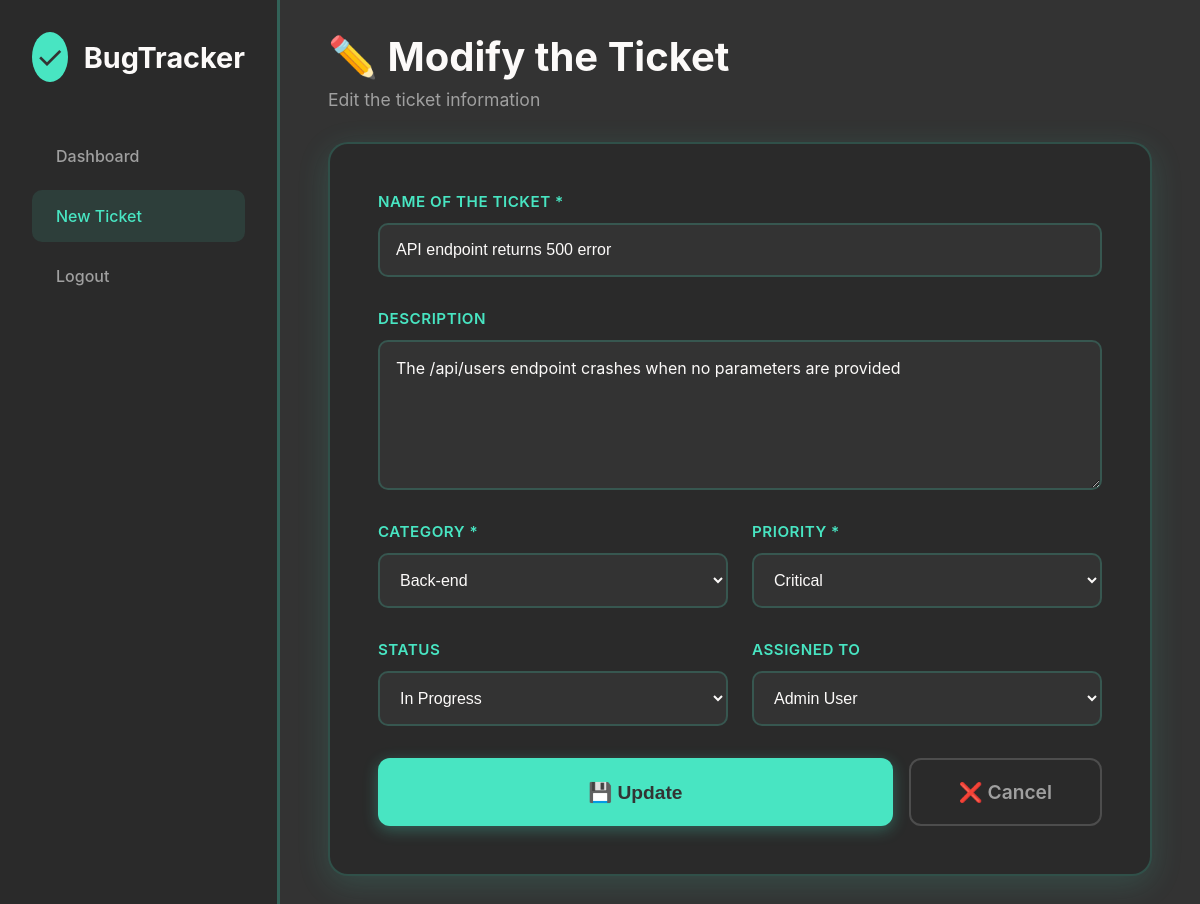
Screenshot of /new_ticket.php?id=2 (signed in) with the database file from the repository.
### tables this page shows
CREATE TABLE tickets (
    id INT AUTO_INCREMENT PRIMARY KEY,
    title VARCHAR(200) NOT NULL,
    description TEXT,
    category_id INT NOT NULL,
    status ENUM('Open', 'In Progress', 'Closed') DEFAULT 'Open',
    priority ENUM('Low', 'Medium', 'High', 'Critical') DEFAULT 'Medium',
    created_by INT NOT NULL,
    assigned_to INT NULL,
    created_at TIMESTAMP DEFAULT CURRENT_TIMESTAMP,
    resolved_at TIMESTAMP NULL,
    updated_at TIMESTAMP DEFAULT CURRENT_TIMESTAMP ON UPDATE CURRENT_TIMESTAMP,
    FOREIGN KEY (category_id) REFERENCES categories(id) ON DELETE RESTRICT,
    FOREIGN KEY (created_by) REFERENCES users(id) ON DELETE CASCADE,
    FOREIGN KEY (assigned_to) REFERENCES users(id) ON DELETE SET NULL,
    INDEX idx_status (status),
    INDEX idx_created_by (created_by),
    INDEX idx_category (category_id)
);

CREATE TABLE categories (
    id INT AUTO_INCREMENT PRIMARY KEY,
    name VARCHAR(50) NOT NULL UNIQUE,
    created_at TIMESTAMP DEFAULT CURRENT_TIMESTAMP
);

CREATE TABLE users (
    id INT AUTO_INCREMENT PRIMARY KEY,
    name VARCHAR(100) NOT NULL,
    email VARCHAR(150) NOT NULL UNIQUE,
    password VARCHAR(255) NOT NULL,
    created_at TIMESTAMP DEFAULT CURRENT_TIMESTAMP,
    INDEX idx_email (email)
);

### config/database.php (called while the page is built, shortened)
<?php
function getTicketById($pdo, $id) {
    $stmt = $pdo->prepare("
        SELECT
            t.*,
            u.name as creator_name,
            a.name as assigned_name,
            c.name as category_name
        FROM tickets t
        JOIN users u ON t.created_by = u.id
        LEFT JOIN users a ON t.assigned_to = a.id
        JOIN categories c ON t.category_id = c.id
        WHERE t.id = ?
    ");
    $stmt->execute([$id]);
    return $stmt->fetch();
}
function getAllCategories($pdo) {
    $stmt = $pdo->query("SELECT * FROM categories ORDER BY name");
    return $stmt->fetchAll();
}
function getAllUsers($pdo) {
    $stmt = $pdo->query("SELECT id, name, email FROM users ORDER BY name");
    return $stmt->fetchAll();
}
?>

### new_ticket.php (the view, shortened to what this page needs)
<?php
require_once 'config/database.php';
$pdo = getDBConnection();
$categories = getAllCategories($pdo);
$users = getAllUsers($pdo);
$isEdit = false;
$ticket = null;
if (isset($_GET['id'])) {
    $isEdit = true;
    $ticket = getTicketById($pdo, $_GET['id']);
}
?>
<!DOCTYPE html>
<html lang="fr">
<head>
    <link rel="stylesheet" href="style/new_ticket.css">
</head>
<body>
    <div class="container">
        <aside class="sidebar">
            <div class="logo">
                <div class="logo-icon">✓</div>
                <span class="logo-text">BugTracker</span>
            </div>
            <nav>
                <ul class="nav-menu">
                    <li class="nav-item">
                        <a href="dashboard.php" class="nav-link">Dashboard</a>
                    </li>
                    <li class="nav-item">
                        <a href="new_ticket.php" class="nav-link active">New Ticket</a>
                    </li>
                    <li class="nav-item">
                        <a href="?logout=1" class="nav-link">Logout</a>
                    </li>
                </ul>
            </nav>
        </aside>
        <main class="main-content">
            <div class="page-header">
                <h1 class="page-title">
                    <?php echo $isEdit ? '✏️ Modify the Ticket' : '➕ New Ticket'; ?>
                </h1>
                <p class="page-subtitle">
                    <?php echo $isEdit ? 'Edit the ticket information' : 'Fill in the information to create a new ticket'; ?>
                </p>
            </div>
            <div class="form-card">
                <form method="POST" action="">
                    <div class="form-grid">
                        <div class="form-group full-width">
                            <label for="title">Name of the  Ticket *</label>
                            <input
                                type="text"
                                id="title"
                                name="title"
                                placeholder="Example: Login button not responding"
                                value="<?php echo htmlspecialchars($isEdit ? $ticket['title'] : ($_POST['title'] ?? '')); ?>"
                                required
                            >
                        </div>
                        <div class="form-group full-width">
                            <label for="description">Description</label>
                            <textarea
                                id="description"
                                name="description"
                                placeholder="Describe the bug in  detail..."
                            ><?php echo htmlspecialchars($isEdit ? $ticket['description'] : ($_POST['description'] ?? '')); ?></textarea>
                        </div>
                        <div class="form-row">
                            <div class="form-group">
                                <label for="category_id">Category *</label>
                                <select id="category_id" name="category_id" required>
                                    <?php foreach ($categories as $cat): ?>
                                        <option value="<?php echo $cat['id']; ?>"
                                            <?php echo ($isEdit && $ticket['category_id'] == $cat['id']) || (!$isEdit && ($_POST['category_id'] ?? '') == $cat['id']) ? 'selected' : ''; ?>>
                                            <?php echo htmlspecialchars($cat['name']); ?>
                                        </option>
                                    <?php endforeach; ?>
                                </select>
                            </div>
                            <div class="form-group">
                                <label for="priority">Priority *</label>
                                <select id="priority" name="priority" required>
                                    <?php
                                    $priorities = ['Low', 'Medium', 'High', 'Critical'];
                                    $priorityLabels = ['Low' => 'Low', 'Medium' => 'Medium', 'High' => 'High', 'Critical' => 'Critical'];
                                    foreach ($priorities as $p):
                                    ?>
                                        <option value="<?php echo $p; ?>"
                                            <?php echo ($isEdit && $ticket['priority'] == $p) || (!$isEdit && ($_POST['priority'] ?? '') == $p) ? 'selected' : ''; ?>>
                                            <?php echo $priorityLabels[$p]; ?>
                                        </option>
                                    <?php endforeach; ?>
                                </select>
                            </div>
                        </div>
                        <div class="form-row">
                            <div class="form-group">
                                <label for="status">Status</label>
                                <select id="status" name="status">
                                    <?php
                                    $statuses = ['Open' => 'Open', 'In Progress' => 'In Progress', 'Closed' => 'Closed'];
                                    foreach ($statuses as $value => $label):
                                    ?>
                                        <option value="<?php echo $value; ?>"
                                            <?php echo ($isEdit && $ticket['status'] == $value) || (!$isEdit && ($_POST['status'] ?? 'Open') == $value) ? 'selected' : ''; ?>>
                                            <?php echo $label; ?>
                                        </option>
                                    <?php endforeach; ?>
                                </select>
                            </div>
                            <div class="form-group">
                                <label for="assigned_to">Assigned to</label>
                                <select id="assigned_to" name="assigned_to">
                                    <?php foreach ($users as $user): ?>
                                        <option value="<?php echo $user['id']; ?>"
                                            <?php echo ($isEdit && $ticket['assigned_to'] == $user['id']) || (!$isEdit && ($_POST['assigned_to'] ?? '') == $user['id']) ? 'selected' : ''; ?>>
                                            <?php echo htmlspecialchars($user['name']); ?>
                                        </option>
                                    <?php endforeach; ?>
                                </select>
                            </div>
                        </div>
                    </div>
                    <div class="form-actions">
                        <button type="submit" class="btn btn-primary">
                            💾 <?php echo $isEdit ? 'Update' : 'Save'; ?>
                        </button>
                        <a href="dashboard.php" class="btn btn-secondary">
                            ❌ Cancel
                        </a>
                    </div>
                </form>
            </div>
        </main>
    </div>
</body>
</html>

### style/new_ticket.css (style rules this page uses)
* { margin: 0; padding: 0; box-sizing: border-box; }
body { font-family: -apple-system, BlinkMacSystemFont, 'Segoe UI', Roboto, Oxygen, Ubuntu, sans-serif; background: #333333; min-height: 100vh; color: #FCFAF9; }
.container { display: flex; min-height: 100vh; }
.sidebar { width: 280px; background: #2a2a2a; border-right: 3px solid rgba(72, 229, 194, 0.3); padding: 2rem; }
.logo { display: flex; align-items: center; gap: 1rem; margin-bottom: 3rem; }
.logo-icon { width: 50px; height: 50px; background: #48E5C2; border-radius: 50%; display: flex; align-items: center; justify-content: center; font-size: 2rem; color: #333333; }
.logo-text { font-size: 1.8rem; font-weight: 700; color: #FCFAF9; }
.nav-menu { list-style: none; }
.nav-item { margin-bottom: 0.5rem; }
.nav-link { display: block; padding: 1rem 1.5rem; color: #a0a0a0; text-decoration: none; border-radius: 10px; transition: all 0.3s; font-weight: 500; }
.nav-link:hover, .nav-link.active { background: rgba(72, 229, 194, 0.1); color: #48E5C2; }
.main-content { flex: 1; padding: 2rem 3rem; max-width: 1200px; margin: 0 auto; width: 100%; }
.page-header { margin-bottom: 2rem; }
.page-title { font-size: 2.5rem; margin-bottom: 0.5rem; color: #FCFAF9; }
.page-subtitle { color: #a0a0a0; font-size: 1.1rem; }
.form-card { background: #2a2a2a; border: 2px solid rgba(72, 229, 194, 0.2); border-radius: 20px; padding: 3rem; box-shadow: 0 8px 32px rgba(72, 229, 194, 0.15); }
.form-grid { display: grid; gap: 2rem; }
.form-row { display: grid; grid-template-columns: 1fr 1fr; gap: 1.5rem; }
.form-group { display: flex; flex-direction: column; }
.form-group.full-width { grid-column: 1 / -1; }
label { color: #48E5C2; font-weight: 600; margin-bottom: 0.75rem; font-size: 0.95rem; text-transform: uppercase; letter-spacing: 0.5px; }
input, select, textarea { padding: 1rem; background: #333333; border: 2px solid rgba(72, 229, 194, 0.2); border-radius: 10px; color: #FCFAF9; font-size: 1rem; transition: all 0.3s; }
textarea { min-height: 150px; resize: vertical; font-family: inherit; }
select { cursor: pointer; }
select option { background: #333333; color: #FCFAF9; }
input::placeholder, textarea::placeholder { color: #666; }
.form-actions { display: flex; gap: 1rem; margin-top: 2rem; }
.btn { padding: 1.25rem 3rem; border: none; border-radius: 12px; font-size: 1.2rem; font-weight: 600; cursor: pointer; transition: all 0.3s; text-decoration: none; display: inline-block; text-align: center; }
.btn-primary { background: #48E5C2; color: #333333; flex: 1; box-shadow: 0 4px 15px rgba(72, 229, 194, 0.3); }
.btn-secondary { background: transparent; color: #a0a0a0; border: 2px solid rgba(160, 160, 160, 0.3); }

### rows the page displays
tickets: title "API endpoint returns 500 error", description "The /api/users endpoint crashes when no parameters are provided", category_id "Back-end", priority "Critical", status "In Progress", assigned_to "Admin User"
